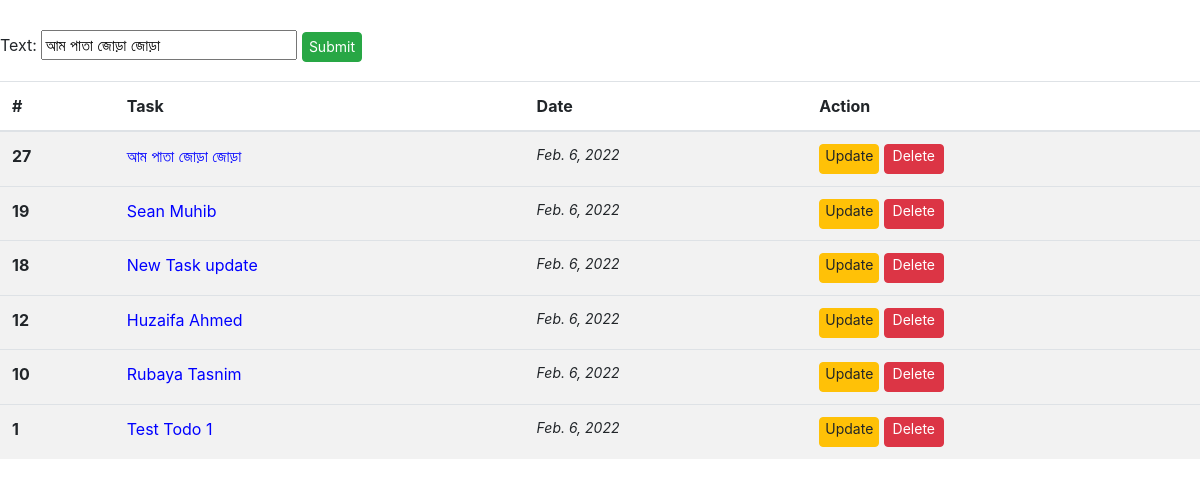
The app's page /update-27 with its own data.
### todoapp/models.py (models this page shows, shortened)
class TODOModel(models.Model):
    text = models.CharField(max_length=150)
    date = models.DateField(auto_now_add=True)

### todoapp/views.py (the view)
# urls.py: path('update-<int:id>', update),
def update(request, id):
    data_list = TODOModel.objects.all().order_by("-id")
    obj = get_object_or_404(TODOModel, id=id)
    form = TODOForm(request.POST or None, instance=obj)
    if form.is_valid():
        form.save()
        return redirect('/')
    return render(request, 'index.html', {"data": data_list, "form": form})

### todoapp/models.py
class TODOForm(ModelForm):
    class Meta:
        model = TODOModel
        fields = ["text", ]

### templates/index.html (shortened to what this page needs)
<!doctype html>
<html lang="en">
  <head>
    <link rel="stylesheet" href="https://stackpath.bootstrapcdn.com/bootstrap/4.1.3/css/bootstrap.min.css">
  </head>
  <body>
  <div class="form-group">
      <form method="post" style="padding-top: 30px">
          {{ form }}
          <button type="submit" class="btn btn-success" style="height: 30px;width: 60px; font-size: 14px; padding: 0">Submit</button>
      </form>
  </div>
    <table class="table table-striped">
  <thead>
    <tr>
      <th scope="col">#</th>
      <th scope="col">Task</th>
      <th scope="col">Date</th>
      <th scope="col">Action</th>
    </tr>
  </thead>
  <tbody>
        {% for t in data %}
            <tr>
            <th scope="row">{{ t.id }}</th>
            <td style="color: blue">{{ t.text }}</td>
            <td style="font-size: 14px; font-style: italic">{{ t.date }}</td>
                <td>
                    <a href="/update-{{ t.id }}" class="btn btn-warning" style="height: 30px;width: 60px; font-size: 14px; padding: 0">Update</a>
                    <a href="/delete-{{ t.id }}" class="btn btn-danger" style="height: 30px;width: 60px; font-size: 14px; padding: 0">Delete</a>
                </td>
             <tr>
        {% endfor %}
  </tbody>
</table>
  </body>
</html>

### records on screen
TODOModel: text "আম পাতা জোড়া জোড়া", id "27", date "Feb. 6, 2022"
TODOModel: id "19", text "Sean Muhib", date "Feb. 6, 2022"
TODOModel: id "18", text "New Task update", date "Feb. 6, 2022"
TODOModel: id "12", text "Huzaifa Ahmed", date "Feb. 6, 2022"
TODOModel: id "10", text "Rubaya Tasnim", date "Feb. 6, 2022"
TODOModel: id "1", text "Test Todo 1", date "Feb. 6, 2022"
